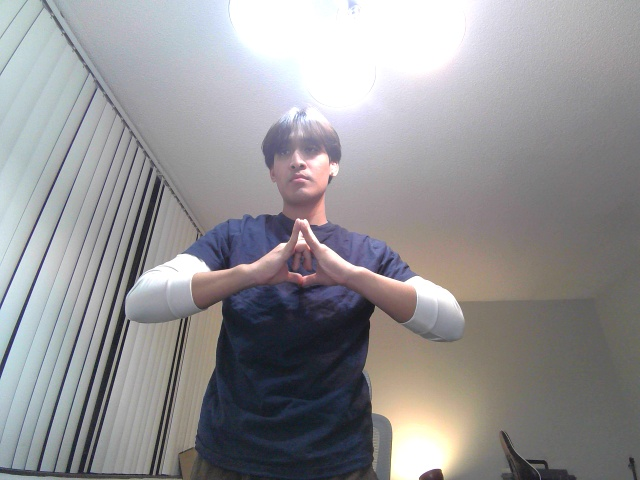
#> input picture dataset/images/raw/bird/bird_20260128_211344_846974.jpg, 640 x 480 px; its folder holds only this picture in this run
$ python process_dataset.py
#> lines starting #> are read from the running program, lines starting #| are printed output that depends on the picture; after the words box and inside, x2 and y2 are one past the last pixel; in counts of white or black regions, pixels touching at a corner belong together
### src/utils/paths.py
"""
paths.py - Centralized path handling for the Naruto hand signs YOLO project.

This module provides consistent access to all project directories,
eliminating the need to hardcode paths in multiple files.
"""

from pathlib import Path
from typing import Optional
import sys


def get_project_root() -> Path:
    """
    Get the project root directory.

    Returns:
        Path to the project root (naruto_handsigns_yolo directory).
    """
    # Navigate up from this file: utils/ -> src/ -> project_root/
    return Path(__file__).resolve().parent.parent.parent


# [74 lines left out: functions get_runtime_roots, resolve_resource_path, get_env_candidate_paths, not called in this run]


def get_src_dir() -> Path:
    """Get the src directory path."""
    return get_project_root() / "src"


def get_dataset_dir() -> Path:
    """Get the dataset directory path."""
    return get_project_root() / "dataset"


def get_images_dir() -> Path:
    """Get the images directory path."""
    return get_dataset_dir() / "images"


def get_raw_images_dir() -> Path:
    """Get the raw images directory (for initial webcam captures)."""
    return get_images_dir() / "raw"


def get_train_images_dir() -> Path:
    """Get the training images directory."""
    return get_images_dir() / "train"


def get_val_images_dir() -> Path:
    """Get the validation images directory."""
    return get_images_dir() / "val"


def get_labels_dir() -> Path:
    """Get the labels directory path."""
    return get_dataset_dir() / "labels"


def get_train_labels_dir() -> Path:
    """Get the training labels directory."""
    return get_labels_dir() / "train"


def get_val_labels_dir() -> Path:
    """Get the validation labels directory."""
    return get_labels_dir() / "val"


def get_yolo_config_dir() -> Path:
    """Get the YOLO config directory path."""
    return get_project_root() / "yolo_config"


def get_data_yaml_path() -> Path:
    """Get the path to data.yaml configuration file."""
    return get_yolo_config_dir() / "data.yaml"


def get_models_dir() -> Path:
    """Get the models directory path."""
    return get_project_root() / "models"


def get_runs_dir() -> Path:
    """Get the training runs directory path."""
    return get_models_dir() / "runs"


# [65 lines left out: functions get_class_image_dir, ensure_directories_exist, get_latest_weights, not called in this run]


# Class definitions - easy to modify for different hand signs
CLASSES = [
    "tiger", "boar", "snake", "ram", "bird",
    "dragon", "dog", "rat", "horse", "monkey", "ox", "hare", "clap"
]

# Key mappings for dataset capture (key -> class name)
KEY_CLASS_MAP = {
    ord('1'): "tiger",
    ord('2'): "boar",
    ord('3'): "snake",
    ord('4'): "ram",
    ord('5'): "bird",
    ord('6'): "dragon",
    ord('7'): "dog",
    ord('8'): "rat",
    ord('9'): "horse",
    ord('0'): "monkey",
    ord('-'): "ox",
    ord('='): "hare",
    ord('/'): "clap",
}


def get_class_names() -> list[str]:
    """Get the list of class names in order."""
    return CLASSES.copy()


# [16 lines left out: function get_class_index, not called in this run]

### src/process_dataset.py
"""
process_dataset.py - Auto-label and split dataset for YOLO training.

Reads raw images from dataset/images/raw/, detects hands using skin-tone logic,
generates YOLO labels, and splits data into train/val sets.

Updates:
- Checks for existing manual labels (.txt) in raw/ folder first.
- Falls back to auto-detection if no label found.
"""

import sys
import shutil
import random
from pathlib import Path
import cv2
import numpy as np
from tqdm import tqdm

# Add parent dir to path
sys.path.insert(0, str(Path(__file__).parent.parent))

from src.utils.paths import get_class_names, get_dataset_dir

# Initialize DATASET_DIR
DATASET_DIR = get_dataset_dir()

# Config
TRAIN_SPLIT = 0.8
MIN_CONTOUR_AREA = 3000

# Color ranges for skin detection (HSV)
LOWER_SKIN = np.array([0, 30, 80], dtype=np.uint8)
UPPER_SKIN = np.array([20, 170, 255], dtype=np.uint8)

def get_yolo_bbox(img_shape, bbox):
    """Convert (x, y, w, h) to YOLO (xc, yc, w, h) normalized."""
    h_img, w_img = img_shape[:2]
    x, y, w, h = bbox

    xc = (x + w / 2) / w_img
    yc = (y + h / 2) / h_img
    wn = w / w_img
    hn = h / h_img

    return xc, yc, wn, hn

def detect_hand_bbox(frame):
    """Detect hand using skin segmentation and return bbox (x,y,w,h) or None."""
    h, w = frame.shape[:2]

    # ROI: Exclude top 1/3 (face usually) and sides
    roi_top = int(h * 0.3)
    roi_frame = frame[roi_top:h, :]

    hsv = cv2.cvtColor(roi_frame, cv2.COLOR_BGR2HSV)
    mask = cv2.inRange(hsv, LOWER_SKIN, UPPER_SKIN)

    # Architecture: Open/Close to remove noise
    kernel = cv2.getStructuringElement(cv2.MORPH_ELLIPSE, (5, 5))
    mask = cv2.morphologyEx(mask, cv2.MORPH_OPEN, kernel)
    mask = cv2.morphologyEx(mask, cv2.MORPH_CLOSE, kernel)

    contours, _ = cv2.findContours(mask, cv2.RETR_EXTERNAL, cv2.CHAIN_APPROX_SIMPLE)

    if not contours:
        return None

    # Find largest contour that looks somewhat like a hand
    best_cnt = None
    max_area = 0

    for cnt in contours:
        area = cv2.contourArea(cnt)
        if area > MIN_CONTOUR_AREA:
            # Optional: Circularity check (hands are not perfect circles)
            if area > max_area:
                max_area = area
                best_cnt = cnt

    if best_cnt is not None:
        x, y, bw, bh = cv2.boundingRect(best_cnt)
        # Adjust y back to full frame coordinates
        return (x, y + roi_top, bw, bh)

    return None

def main():
    print("[*] Starting Dataset Processing...")

    # Verify Raw Data
    raw_dir = DATASET_DIR / "images" / "raw"
    if not raw_dir.exists():
        print("[-] No raw data found!")
        return

    # Setup Destination Dirs
    for split in ["train", "val"]:
        for dtype in ["images", "labels"]:
            d = DATASET_DIR / dtype / split
            # Clear existing data to remove deleted/trashed files
            if d.exists():
                shutil.rmtree(d)
            d.mkdir(parents=True, exist_ok=True)

    # Map class name to ID
    class_names = get_class_names()
    class_map = {name: i for i, name in enumerate(class_names)}

    total_imgs = 0
    labeled_imgs = 0
    manual_count = 0
    auto_count = 0

    for class_name_path in raw_dir.glob("*"):
        if not class_name_path.is_dir(): continue
        if class_name_path.name == "trash": continue

        class_name = class_name_path.name
        if class_name not in class_map:
            print(f"[!] Ignoring unknown folder: {class_name}")
            continue

        class_id = class_map[class_name]
        images = list(class_name_path.glob("*.jpg")) + list(class_name_path.glob("*.png"))

        print(f"[*] Processing {class_name}: {len(images)} images...")

        for img_path in tqdm(images):
            total_imgs += 1

            # Check for MANUAL label first
            raw_label_path = img_path.with_suffix(".txt")
            label_content = None
            is_manual = False

            if raw_label_path.exists():
                with open(raw_label_path, "r") as f:
                    label_content = f.read()
                is_manual = True
                manual_count += 1
            else:
                # AUTO label
                frame = cv2.imread(str(img_path))
#> frame is the input picture: shape (480, 640, 3); mean B, G, R 149.6, 147.3, 148.3
                if frame is None: continue

                bbox = detect_hand_bbox(frame)
#> in detect_hand_bbox, `roi_frame = frame[roi_top:h, :]`:
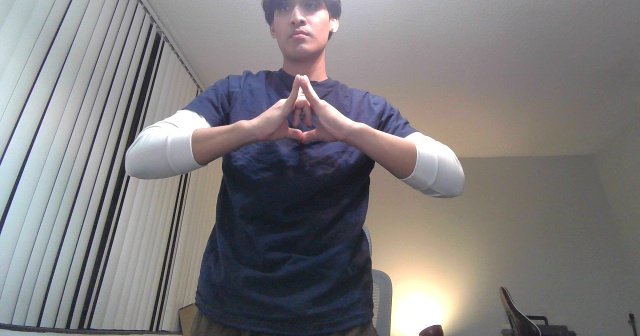
#> roi_frame: shape (336, 640, 3); mean B, G, R 126.4, 125.4, 128
#> in detect_hand_bbox, `hsv = cv2.cvtColor(roi_frame, cv2.COLOR_BGR2HSV)`: hsv: shape (336, 640, 3); mean H, S, V 78.6, 34.9, 134.7
#> in detect_hand_bbox, `mask = cv2.inRange(hsv, LOWER_SKIN, UPPER_SKIN)`:
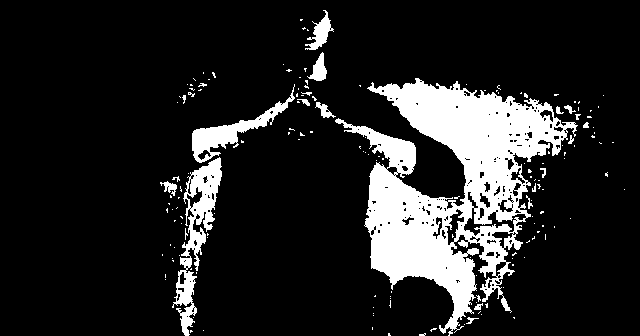
#> mask: shape (336, 640); 14.5% white; 164 white regions (142 under 20 px), largest, box (x1, y1, x2, y2) and area: (335, 78, 578, 336) 24544, (172, 157, 222, 336) 2844, (192, 84, 295, 163) 1677
#> in detect_hand_bbox, `mask = cv2.morphologyEx(mask, cv2.MORPH_OPEN, kernel)`:
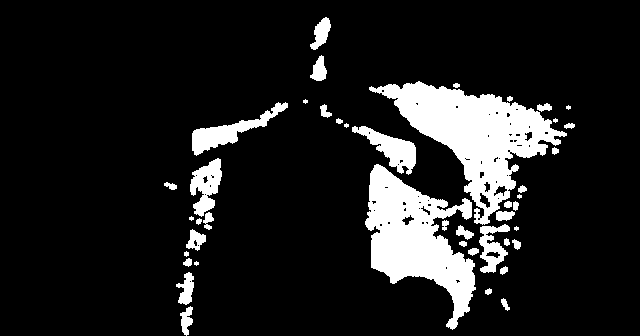
#> mask: shape (336, 640); 12.4% white; 44 white regions (8 under 20 px), largest, box (x1, y1, x2, y2) and area: (369, 81, 567, 225) 10396, (365, 164, 476, 330) 8691, (192, 102, 288, 156) 1427
#> in detect_hand_bbox, `mask = cv2.morphologyEx(mask, cv2.MORPH_CLOSE, kernel)`:
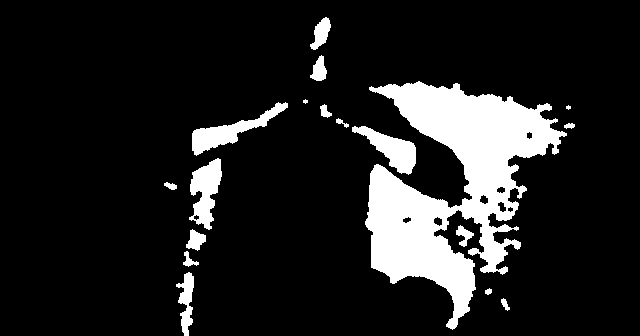
#> mask: shape (336, 640); 13% white; 18 white regions (2 under 20 px)
#> in detect_hand_bbox, `contours, _ = cv2.findContours(mask, cv2.RETR_EXTERNAL, cv2.CHAIN_APPR..`: contours = 18 contours, 2 with area under 20; largest, box (x1, y1, x2, y2) and area: (365, 81, 567, 330) 21202, (192, 102, 288, 156) 1336, (189, 158, 222, 230) 1275, (352, 126, 416, 175) 1224, (176, 272, 194, 336) 525
#> the loop in detect_hand_bbox, `for cnt in contours:` made 18 passes
#> (area, max_area) on pass 16: (21202, 21202)
#> area on passes 1 to 6: 44, 25, 525, 82.5, 230.5, 149
#> after the loop in detect_hand_bbox, `for cnt in contours:`: best_cnt = contour of 1087 points, box (x1, y1, x2, y2) (365, 81, 567, 330), area 21202; max_area = 21202
#> in detect_hand_bbox, `x, y, bw, bh = cv2.boundingRect(best_cnt)`: x = 365; y = 81; bw = 202; bh = 249
#> bbox = (365, 225, 202, 249)
                if bbox:
                    xc, yc, wn, hn = get_yolo_bbox(frame.shape, bbox)
#> in get_yolo_bbox, `x, y, w, h = bbox`: x = 365; y = 225; w = 202; h = 249
#> in get_yolo_bbox, `xc = (x + w / 2) / w_img`: xc = 0.728
#> in get_yolo_bbox, `wn = w / w_img`: wn = 0.316
#> in get_yolo_bbox, `hn = h / h_img`: hn = 0.519
#> xc = 0.728; yc = 0.728; wn = 0.316; hn = 0.519
                    label_content = f"{class_id} {xc:.6f} {yc:.6f} {wn:.6f} {hn:.6f}\n"
                    auto_count += 1

            if label_content:
                # Prepare Data
                split = "train" if random.random() < TRAIN_SPLIT else "val"

                # Copy Image
                dest_img_path = DATASET_DIR / "images" / split / img_path.name
                shutil.copy2(img_path, dest_img_path)

                # Write Label
                label_path = DATASET_DIR / "labels" / split / (img_path.stem + ".txt")
                with open(label_path, "w") as f:
                    f.write(label_content)

                labeled_imgs += 1
#> pass 2 of the loop in main, `for class_name_path in raw_dir.glob("*"):`:
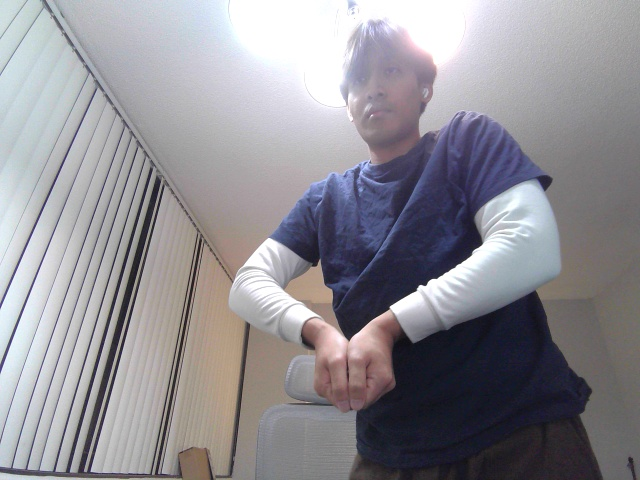
#> input picture dataset/images/raw/boar/boar_20260128_205619_500320.jpg, 640 x 480 px
#> in main, frame is the input picture: shape (480, 640, 3); mean B, G, R 148.7, 142.8, 144.9
#> in detect_hand_bbox (call 2), `roi_frame = frame[roi_top:h, :]`:
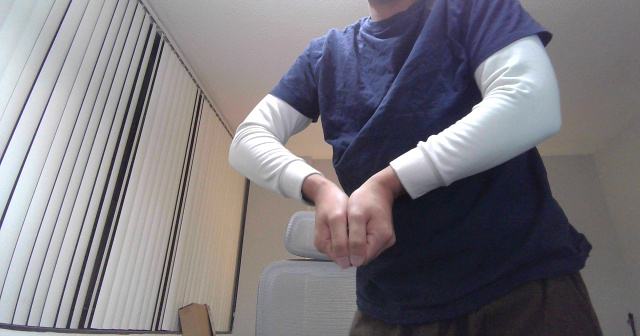
#> roi_frame: shape (336, 640, 3); mean B, G, R 127.6, 121.9, 124.9
#> hsv: shape (336, 640, 3); mean H, S, V 88.8, 40.1, 133.5
#> in detect_hand_bbox (call 2), `mask = cv2.morphologyEx(mask, cv2.MORPH_CLOSE, kernel)`:
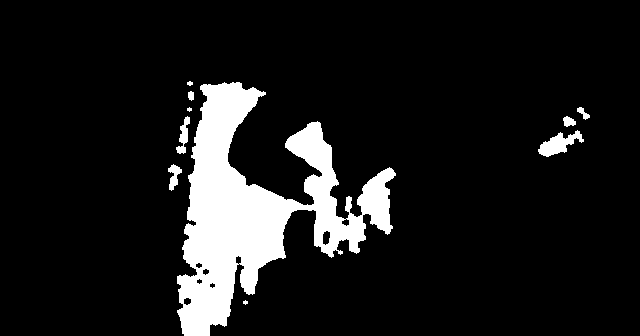
#> mask: shape (336, 640); 10.6% white; 10 white regions (2 under 20 px)
#> contours = 10 contours, 3 with area under 20; largest, box (x1, y1, x2, y2) and area: (177, 82, 396, 336) 21033, (538, 130, 584, 157) 508, (176, 116, 190, 154) 196, (168, 164, 182, 191) 160, (563, 116, 576, 127) 79, (577, 107, 590, 120) 57, (188, 91, 194, 101) 36
#> the loop in detect_hand_bbox (call 2), `for cnt in contours:` made 10 passes
#> (area, max_area) on pass 9: (21033, 21033)
#> after the loop in detect_hand_bbox (call 2), `for cnt in contours:`: best_cnt = contour of 888 points, box (x1, y1, x2, y2) (177, 82, 396, 336), area 21033; max_area = 21033
#> in detect_hand_bbox (call 2), `x, y, bw, bh = cv2.boundingRect(best_cnt)`: x = 177; y = 82; bw = 219; bh = 254
#> bbox = (177, 226, 219, 254)
#> in main, `xc, yc, wn, hn = get_yolo_bbox(frame.shape, bbox)`: xc = 0.448; yc = 0.735; wn = 0.342; hn = 0.529

    print("-" * 40)
    print(f"[=] Completed. Total Raw: {total_imgs}")
    print(f"[+] Labeled: {labeled_imgs}")
    print(f"    - Manual: {manual_count}")
    print(f"    - Auto:   {auto_count}")
    print("[*] Ready for training.")

if __name__ == "__main__":
    main()
